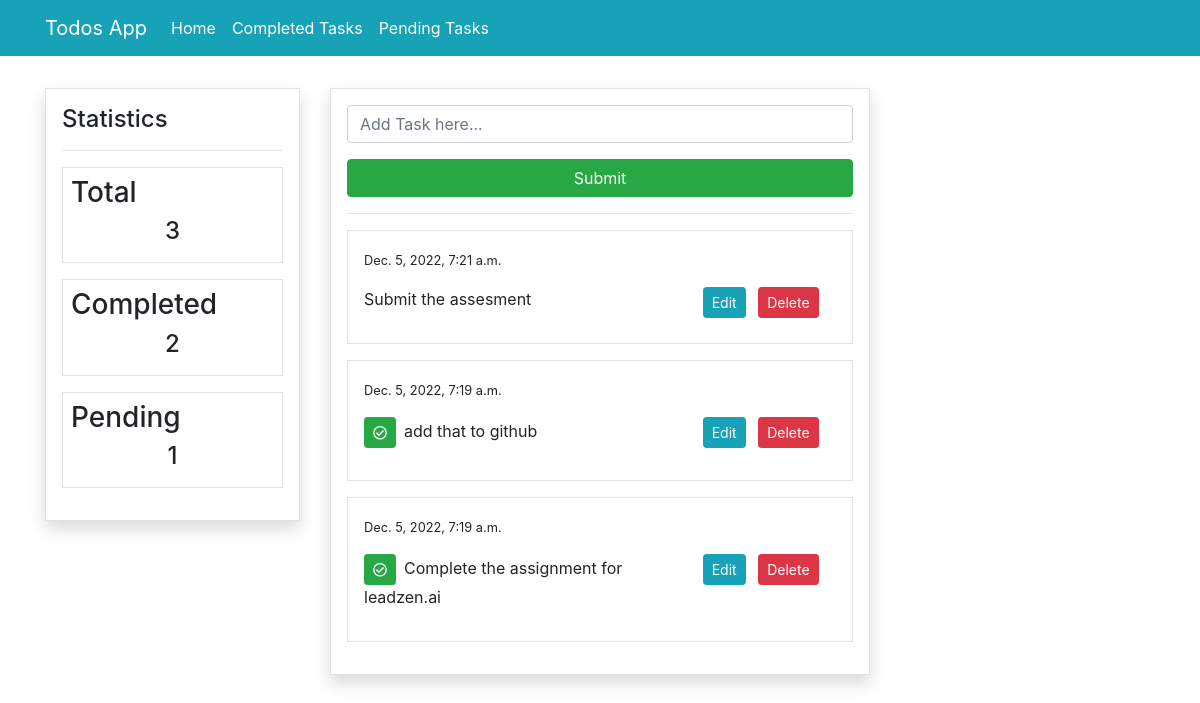
The page / on the database its author committed.
### todos/models.py (models this page shows, shortened)
class Task(models.Model):
    content = models.CharField(max_length=200)
    date_created = models.DateTimeField(auto_now_add=True)
    complete = models.BooleanField(default=False)
    class Meta:
        ordering = ['-date_created']

### todos/views.py (the view)
# urls.py: path('', views.index, name='todos-index'),
def index(request):
    todos = Task.objects.all()
    count_todos = todos.count()
    completed_todo = Task.objects.filter(complete=True)
    count_completed_todo = completed_todo.count()
    uncompleted = count_todos - count_completed_todo
    if request.method == 'POST':
        form = TaskForm(request.POST)
        if form.is_valid():
            form.save()
            return redirect('/')
    else:
        form = TaskForm()
    context = {
        'todos': todos,
        'form': form,
        'count_todos': count_todos,
        'count_completed_todo': count_completed_todo,
        'uncompleted': uncompleted,
    }
    return render(request, 'todos/index.html', context)

### todos/forms.py
class TaskForm(forms.ModelForm):
    content = forms.CharField(
        label='', widget=forms.TextInput(attrs={'placeholder': 'Add Task here...'}))
    class Meta:
        model = Task
        fields = ['content']

### templates/todos/index.html (shortened to what this page needs)
{% extends 'partials/base.html' %}
{% load crispy_forms_tags %}
{% block content %}
 <div class="container">
        <div class="row mt-3 pt-3">
            <div class="col-md-3">
                {% include 'partials/aside.html' %}
            </div>
            <div class="col-md-6">
<div class="border p-3 shadow">
    <form method="POST">
        {{ form|crispy }}
        <button type="submit" class="btn btn-success btn-block">Submit</button>
    </form>
    <hr>
    {% for todo in todos %}
    <div class="border bg-muted p-3 mb-3">
        <p> <small>{{ todo.date_created }}</small></p>
        <div class="row">
            <div class="col-md-8">
                {% if todo.complete == True %}
                <p><span class="btn btn-success btn-sm mr-2"><i class="far fa-check-circle"></i>
                    </span></i>{{ todo.content }}</p>
                {% else %}
                <p>{{ todo.content }}</p>
                {% endif %}
            </div>
            <div class="col-md-4">
                <a class="btn btn-info btn-sm mx-1" href="{% url 'todos-update' todo.id %}">Edit</a>
                <a class="btn btn-danger btn-sm mx-1" href="{% url 'todos-delete' todo.id %}">Delete</a>
            </div>
        </div>
    </div>
    {% endfor %}
</div>
{% endblock %}

### templates/partials/base.html (shortened to what this page needs)
<!doctype html>
<html lang="en">
<head>
    <link rel="stylesheet" href="https://cdn.jsdelivr.net/npm/bootstrap@4.6.0/dist/css/bootstrap.min.css"
>
    <link rel="stylesheet" href="https://use.fontawesome.com/releases/v5.15.2/css/all.css"
>
</head>
<body>
    {% include 'partials/nav.html' %}
                {% block content %}
                {% endblock %}
            </div>
            <div class="col-md-3">
            </div>
        </div>
    </div>
</body>
</html>

### templates/partials/nav.html (shortened to what this page needs)
<nav class="navbar navbar-expand-lg navbar-info bg-info">
    <div class="container text-white">
        <a class="navbar-brand text-white" href="#">Todos App</a>
        <div class="collapse navbar-collapse text-white" id="navbarSupportedContent">
            <ul class="navbar-nav mr-auto">
                <li class="nav-item active">
                    <a class="nav-link text-white" href="{% url 'todos-index' %}">Home </a>
                </li>
                 <li class="nav-item active">
                    <a class="nav-link text-white" href="{% url 'completed' %}">Completed Tasks</a>
                </li>
                 <li class="nav-item active">
                    <a class="nav-link text-white" href="{% url 'pending' %}">Pending Tasks</a>
                </li>
            </ul>
        </div>
    </div>
</nav>

### templates/partials/aside.html
<div class="border p-3 shadow">
    <h4>Statistics</h4>
    <hr>
    <div class="border mb-3 p-2">
        <h3>Total</h3>
        <h4 class="text-center">{{ count_todos }}</h4>
    </div>
    <div class="border mb-3 p-2">
        <h3>Completed</h3>
        <h4 class="text-center">{{ count_completed_todo }}</h4>
    </div>
    <div class="border mb-3 p-2">
        <h3>Pending</h3>
        <h4 class="text-center">{{ uncompleted }}</h4>
    </div>
</div>

### rows shown on the page
Task: date_created "Dec. 5, 2022, 7:21 a.m.", content "Submit the assesment"
Task: date_created "Dec. 5, 2022, 7:19 a.m.", content "add that to github"
Task: date_created "Dec. 5, 2022, 7:19 a.m.", content "Complete the assignment for leadzen.ai"

### other values the page prints
{{ count_todos }} "3"
{{ count_completed_todo }} "2"
{{ uncompleted }} "1"
